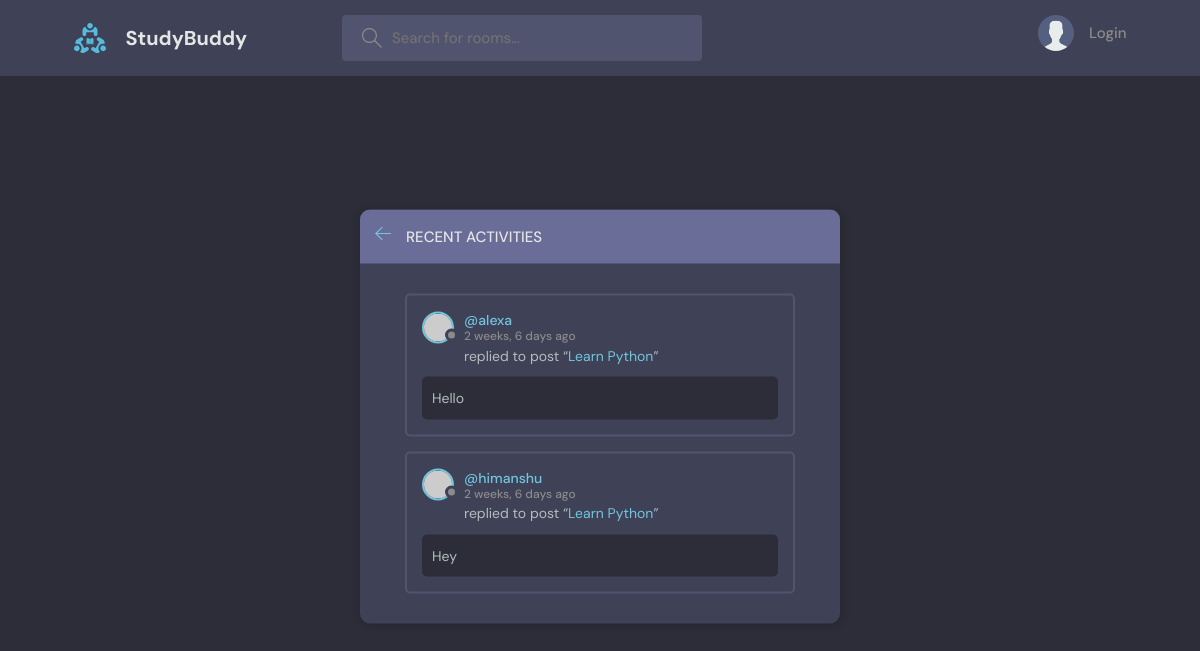
Page /activity/ on the earlier database version.
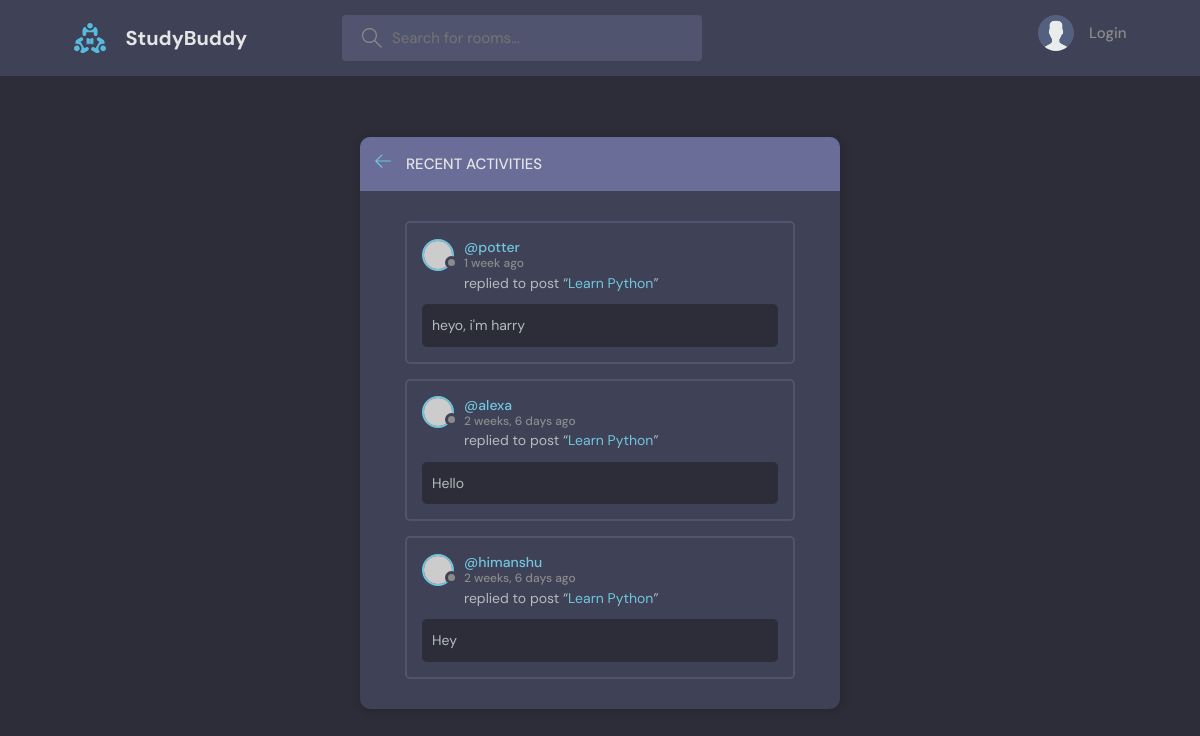
Same page on the later database version.
### base/models.py (models this page shows, shortened)
class Message(models.Model):
    user = models.ForeignKey(User, on_delete=models.CASCADE)
    room = models.ForeignKey(Room, on_delete=models.CASCADE)
    body = models.TextField()
    updated = models.DateTimeField(auto_now = True)
    created = models.DateTimeField(auto_now_add=True)
    class Meta:
        ordering = ['-updated','-created']

class Room(models.Model):
    host = models.ForeignKey(User, on_delete=models.SET_NULL, null=True)
    topic = models.ForeignKey(Topic, on_delete=models.SET_NULL, null=True)
    name = models.CharField(max_length=200)
    description = models.TextField(null=True, blank=True)
    participants = models.ManyToManyField(User, related_name='participants')
    updated = models.DateTimeField(auto_now = True)
    created = models.DateTimeField(auto_now_add=True)
    class Meta:
        ordering = ['-updated','-created']
    def __str__(self):
        return self.name

### base/views.py (the view)
# urls.py: path('activity/', views.activity, name='activity'),
def activity(request):
    room_messages = Message.objects.all()
    context = {'room_messages':room_messages}
    return render(request, 'base/activity.html', context)

### base/templates/base/activity.html (shortened to what this page needs)
{% extends 'main.html' %}
{% block content %}
    <main class="layout">
      <div class="container">
        <div class="layout__box">
          <div class="layout__boxHeader">
            <div class="layout__boxTitle">
              <a href="{% url 'home' %}">
                <svg version="1.1" xmlns="http://www.w3.org/2000/svg" width="32" height="32" viewBox="0 0 32 32">
                  <title>arrow-left</title>
                  <path
                    d="M13.723 2.286l-13.723 13.714 13.719 13.714 1.616-1.611-10.96-10.96h27.625v-2.286h-27.625l10.965-10.965-1.616-1.607z"
                  ></path>
                </svg>
              </a>
              <h3>Recent Activities</h3>
            </div>
          </div>
          <div class="activities-page layout__body">
            {% for message in room_messages %}
    <div class="activities__box">
      <div class="activities__boxHeader roomListRoom__header">
        <a href="{% url 'user-profile' message.user.id %}" class="roomListRoom__author">
          <div class="avatar avatar--small">
            <img src="https://randomuser.me/api/portraits/women/11.jpg" />
          </div>
          <p>
            @{{message.user}}
            <span>{{message.created|timesince}} ago</span>
          </p>
        </a>
      </div>
      <div class="activities__boxContent">
        <p>replied to post “<a href="{% url 'room' message.room.id %}">{{message.room}}</a>”</p>
        <div class="activities__boxRoomContent">
          {{message.body}}
        </div>
      </div>
    </div>
    {% endfor %}
          </div>
        </div>
      </div>
    </main>
{% endblock %}

Differences in the rows shown:
added Message: user "potter", created "1 week", room "Learn Python", body "heyo, i'm harry"
